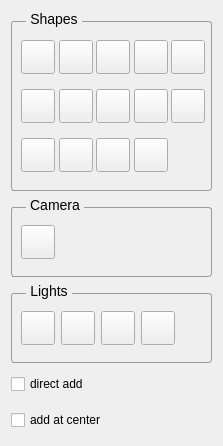
<?xml version="1.0" encoding="UTF-8"?>
<ui version="4.0">
 <class>FGEListAddMeshForm</class>
 <widget class="QWidget" name="FGEListAddMeshForm">
  <property name="geometry">
   <rect>
    <x>0</x>
    <y>0</y>
    <width>219</width>
    <height>442</height>
   </rect>
  </property>
  <property name="windowTitle">
   <string>Form</string>
  </property>
  <property name="styleSheet">
   <string notr="true">QGroupBox {
    border: 1px solid ;
	border-color: rgb(156, 156, 156);
    margin-top: 10px;
    font-size: 14px;
    border-radius: 3px;
}

QGroupBox::title {
	top:0px;
	left : 15px;
    subcontrol-origin: margin;
    subcontrol-position: top left;
    padding: 0px 2px;
}</string>
  </property>
  <layout class="QGridLayout" name="gridLayout_4">
   <item row="3" column="0">
    <widget class="QCheckBox" name="checkBox">
     <property name="minimumSize">
      <size>
       <width>0</width>
       <height>30</height>
      </size>
     </property>
     <property name="text">
      <string>direct add</string>
     </property>
    </widget>
   </item>
   <item row="4" column="0">
    <widget class="QCheckBox" name="checkBox_2">
     <property name="minimumSize">
      <size>
       <width>0</width>
       <height>30</height>
      </size>
     </property>
     <property name="text">
      <string>add at center</string>
     </property>
    </widget>
   </item>
   <item row="2" column="0">
    <widget class="QGroupBox" name="groupBox_2">
     <property name="minimumSize">
      <size>
       <width>201</width>
       <height>80</height>
      </size>
     </property>
     <property name="title">
      <string>Lights</string>
     </property>
     <layout class="QGridLayout" name="gridLayout_3">
      <item row="0" column="3">
       <widget class="QPushButton" name="pushButton_direct_add_fire">
        <property name="minimumSize">
         <size>
          <width>34</width>
          <height>34</height>
         </size>
        </property>
        <property name="maximumSize">
         <size>
          <width>34</width>
          <height>34</height>
         </size>
        </property>
        <property name="text">
         <string/>
        </property>
        <property name="icon">
         <iconset resource="../../icons.qrc">
          <normaloff>:/Icons/shapes/cylinder.png</normaloff>:/Icons/shapes/cylinder.png</iconset>
        </property>
        <property name="iconSize">
         <size>
          <width>28</width>
          <height>28</height>
         </size>
        </property>
       </widget>
      </item>
      <item row="0" column="0">
       <widget class="QPushButton" name="pushButton_direct_add_sun">
        <property name="minimumSize">
         <size>
          <width>34</width>
          <height>34</height>
         </size>
        </property>
        <property name="maximumSize">
         <size>
          <width>34</width>
          <height>34</height>
         </size>
        </property>
        <property name="text">
         <string/>
        </property>
        <property name="icon">
         <iconset resource="../../icons.qrc">
          <normaloff>:/Icons/shapes/cube.png</normaloff>:/Icons/shapes/cube.png</iconset>
        </property>
        <property name="iconSize">
         <size>
          <width>28</width>
          <height>28</height>
         </size>
        </property>
       </widget>
      </item>
      <item row="0" column="1">
       <widget class="QPushButton" name="pushButton_direct_add_lamp">
        <property name="minimumSize">
         <size>
          <width>34</width>
          <height>34</height>
         </size>
        </property>
        <property name="maximumSize">
         <size>
          <width>34</width>
          <height>34</height>
         </size>
        </property>
        <property name="text">
         <string/>
        </property>
        <property name="icon">
         <iconset resource="../../icons.qrc">
          <normaloff>:/Icons/shapes/cuboid.png</normaloff>:/Icons/shapes/cuboid.png</iconset>
        </property>
        <property name="iconSize">
         <size>
          <width>28</width>
          <height>28</height>
         </size>
        </property>
       </widget>
      </item>
      <item row="0" column="2">
       <widget class="QPushButton" name="pushButton_direct_add_lamp_hand">
        <property name="minimumSize">
         <size>
          <width>34</width>
          <height>34</height>
         </size>
        </property>
        <property name="maximumSize">
         <size>
          <width>34</width>
          <height>34</height>
         </size>
        </property>
        <property name="text">
         <string/>
        </property>
        <property name="icon">
         <iconset resource="../../icons.qrc">
          <normaloff>:/Icons/shapes/half-sphere.png</normaloff>:/Icons/shapes/half-sphere.png</iconset>
        </property>
        <property name="iconSize">
         <size>
          <width>28</width>
          <height>28</height>
         </size>
        </property>
       </widget>
      </item>
      <item row="0" column="4">
       <spacer name="horizontalSpacer_2">
        <property name="orientation">
         <enum>Qt::Horizontal</enum>
        </property>
        <property name="sizeHint" stdset="0">
         <size>
          <width>40</width>
          <height>20</height>
         </size>
        </property>
       </spacer>
      </item>
     </layout>
    </widget>
   </item>
   <item row="0" column="0">
    <widget class="QGroupBox" name="groupBox">
     <property name="minimumSize">
      <size>
       <width>201</width>
       <height>180</height>
      </size>
     </property>
     <property name="title">
      <string>Shapes</string>
     </property>
     <layout class="QGridLayout" name="gridLayout">
      <item row="0" column="0">
       <widget class="QPushButton" name="pushButton_direct_add_plan_mesh">
        <property name="minimumSize">
         <size>
          <width>34</width>
          <height>34</height>
         </size>
        </property>
        <property name="maximumSize">
         <size>
          <width>34</width>
          <height>34</height>
         </size>
        </property>
        <property name="text">
         <string/>
        </property>
        <property name="icon">
         <iconset resource="../../icons.qrc">
          <normaloff>:/Icons/shapes/plane.png</normaloff>:/Icons/shapes/plane.png</iconset>
        </property>
        <property name="iconSize">
         <size>
          <width>28</width>
          <height>28</height>
         </size>
        </property>
       </widget>
      </item>
      <item row="0" column="1">
       <widget class="QPushButton" name="pushButton_direct_add_circle_mesh">
        <property name="minimumSize">
         <size>
          <width>34</width>
          <height>34</height>
         </size>
        </property>
        <property name="maximumSize">
         <size>
          <width>34</width>
          <height>34</height>
         </size>
        </property>
        <property name="text">
         <string/>
        </property>
        <property name="icon">
         <iconset resource="../../icons.qrc">
          <normaloff>:/Icons/shapes/circle.png</normaloff>:/Icons/shapes/circle.png</iconset>
        </property>
        <property name="iconSize">
         <size>
          <width>28</width>
          <height>28</height>
         </size>
        </property>
       </widget>
      </item>
      <item row="0" column="2">
       <widget class="QPushButton" name="pushButton_2">
        <property name="minimumSize">
         <size>
          <width>34</width>
          <height>34</height>
         </size>
        </property>
        <property name="maximumSize">
         <size>
          <width>34</width>
          <height>34</height>
         </size>
        </property>
        <property name="text">
         <string/>
        </property>
        <property name="icon">
         <iconset resource="../../icons.qrc">
          <normaloff>:/Icons/shapes/cuboid.png</normaloff>:/Icons/shapes/cuboid.png</iconset>
        </property>
        <property name="iconSize">
         <size>
          <width>28</width>
          <height>28</height>
         </size>
        </property>
       </widget>
      </item>
      <item row="0" column="3">
       <widget class="QPushButton" name="new_sphere_mesh_pushButton">
        <property name="minimumSize">
         <size>
          <width>34</width>
          <height>34</height>
         </size>
        </property>
        <property name="maximumSize">
         <size>
          <width>34</width>
          <height>34</height>
         </size>
        </property>
        <property name="text">
         <string/>
        </property>
        <property name="icon">
         <iconset resource="../../icons.qrc">
          <normaloff>:/Icons/shapes/sphere.png</normaloff>:/Icons/shapes/sphere.png</iconset>
        </property>
        <property name="iconSize">
         <size>
          <width>28</width>
          <height>28</height>
         </size>
        </property>
       </widget>
      </item>
      <item row="0" column="4">
       <widget class="QPushButton" name="pushButton_11">
        <property name="minimumSize">
         <size>
          <width>34</width>
          <height>34</height>
         </size>
        </property>
        <property name="maximumSize">
         <size>
          <width>34</width>
          <height>34</height>
         </size>
        </property>
        <property name="text">
         <string/>
        </property>
        <property name="icon">
         <iconset resource="../../icons.qrc">
          <normaloff>:/Icons/shapes/buckyball.png</normaloff>:/Icons/shapes/buckyball.png</iconset>
        </property>
        <property name="iconSize">
         <size>
          <width>28</width>
          <height>28</height>
         </size>
        </property>
       </widget>
      </item>
      <item row="1" column="0">
       <widget class="QPushButton" name="pushButton_7">
        <property name="minimumSize">
         <size>
          <width>34</width>
          <height>34</height>
         </size>
        </property>
        <property name="maximumSize">
         <size>
          <width>34</width>
          <height>34</height>
         </size>
        </property>
        <property name="text">
         <string/>
        </property>
        <property name="icon">
         <iconset resource="../../icons.qrc">
          <normaloff>:/Icons/shapes/icosahedron.png</normaloff>:/Icons/shapes/icosahedron.png</iconset>
        </property>
        <property name="iconSize">
         <size>
          <width>28</width>
          <height>28</height>
         </size>
        </property>
       </widget>
      </item>
      <item row="1" column="1">
       <widget class="QPushButton" name="pushButton_4">
        <property name="minimumSize">
         <size>
          <width>34</width>
          <height>34</height>
         </size>
        </property>
        <property name="maximumSize">
         <size>
          <width>34</width>
          <height>34</height>
         </size>
        </property>
        <property name="text">
         <string/>
        </property>
        <property name="icon">
         <iconset resource="../../icons.qrc">
          <normaloff>:/Icons/shapes/half-sphere.png</normaloff>:/Icons/shapes/half-sphere.png</iconset>
        </property>
        <property name="iconSize">
         <size>
          <width>28</width>
          <height>28</height>
         </size>
        </property>
       </widget>
      </item>
      <item row="1" column="2">
       <widget class="QPushButton" name="pushButton_3">
        <property name="minimumSize">
         <size>
          <width>34</width>
          <height>34</height>
         </size>
        </property>
        <property name="maximumSize">
         <size>
          <width>34</width>
          <height>34</height>
         </size>
        </property>
        <property name="text">
         <string/>
        </property>
        <property name="icon">
         <iconset resource="../../icons.qrc">
          <normaloff>:/Icons/shapes/cylinder.png</normaloff>:/Icons/shapes/cylinder.png</iconset>
        </property>
        <property name="iconSize">
         <size>
          <width>28</width>
          <height>28</height>
         </size>
        </property>
       </widget>
      </item>
      <item row="1" column="3">
       <widget class="QPushButton" name="new_cylinder_mesh_pushButton">
        <property name="minimumSize">
         <size>
          <width>34</width>
          <height>34</height>
         </size>
        </property>
        <property name="maximumSize">
         <size>
          <width>34</width>
          <height>34</height>
         </size>
        </property>
        <property name="text">
         <string/>
        </property>
        <property name="icon">
         <iconset resource="../../icons.qrc">
          <normaloff>:/Icons/shapes/hexagonal prism.png</normaloff>:/Icons/shapes/hexagonal prism.png</iconset>
        </property>
        <property name="iconSize">
         <size>
          <width>28</width>
          <height>28</height>
         </size>
        </property>
       </widget>
      </item>
      <item row="1" column="4">
       <widget class="QPushButton" name="pushButton_6">
        <property name="minimumSize">
         <size>
          <width>34</width>
          <height>34</height>
         </size>
        </property>
        <property name="maximumSize">
         <size>
          <width>34</width>
          <height>34</height>
         </size>
        </property>
        <property name="text">
         <string/>
        </property>
        <property name="icon">
         <iconset resource="../../icons.qrc">
          <normaloff>:/Icons/shapes/hexagonal pyramid.png</normaloff>:/Icons/shapes/hexagonal pyramid.png</iconset>
        </property>
        <property name="iconSize">
         <size>
          <width>28</width>
          <height>28</height>
         </size>
        </property>
       </widget>
      </item>
      <item row="2" column="0">
       <widget class="QPushButton" name="pushButton_9">
        <property name="minimumSize">
         <size>
          <width>34</width>
          <height>34</height>
         </size>
        </property>
        <property name="maximumSize">
         <size>
          <width>34</width>
          <height>34</height>
         </size>
        </property>
        <property name="text">
         <string/>
        </property>
        <property name="icon">
         <iconset resource="../../icons.qrc">
          <normaloff>:/Icons/shapes/triangular prism.png</normaloff>:/Icons/shapes/triangular prism.png</iconset>
        </property>
        <property name="iconSize">
         <size>
          <width>28</width>
          <height>28</height>
         </size>
        </property>
       </widget>
      </item>
      <item row="2" column="1">
       <widget class="QPushButton" name="pushButton_10">
        <property name="minimumSize">
         <size>
          <width>34</width>
          <height>34</height>
         </size>
        </property>
        <property name="maximumSize">
         <size>
          <width>34</width>
          <height>34</height>
         </size>
        </property>
        <property name="text">
         <string/>
        </property>
        <property name="icon">
         <iconset resource="../../icons.qrc">
          <normaloff>:/Icons/shapes/torus.png</normaloff>:/Icons/shapes/torus.png</iconset>
        </property>
        <property name="iconSize">
         <size>
          <width>28</width>
          <height>28</height>
         </size>
        </property>
       </widget>
      </item>
      <item row="2" column="2">
       <widget class="QPushButton" name="pushButton_direct_add_cube_mesh">
        <property name="minimumSize">
         <size>
          <width>34</width>
          <height>34</height>
         </size>
        </property>
        <property name="maximumSize">
         <size>
          <width>34</width>
          <height>34</height>
         </size>
        </property>
        <property name="text">
         <string/>
        </property>
        <property name="icon">
         <iconset resource="../../icons.qrc">
          <normaloff>:/Icons/shapes/cube.png</normaloff>:/Icons/shapes/cube.png</iconset>
        </property>
        <property name="iconSize">
         <size>
          <width>28</width>
          <height>28</height>
         </size>
        </property>
       </widget>
      </item>
      <item row="2" column="3">
       <widget class="QPushButton" name="new_armature_pushButton">
        <property name="minimumSize">
         <size>
          <width>34</width>
          <height>34</height>
         </size>
        </property>
        <property name="maximumSize">
         <size>
          <width>34</width>
          <height>34</height>
         </size>
        </property>
        <property name="text">
         <string/>
        </property>
        <property name="icon">
         <iconset resource="../../icons.qrc">
          <normaloff>:/Icons/shapes/bone.png</normaloff>:/Icons/shapes/bone.png</iconset>
        </property>
        <property name="iconSize">
         <size>
          <width>28</width>
          <height>28</height>
         </size>
        </property>
       </widget>
      </item>
     </layout>
    </widget>
   </item>
   <item row="1" column="0">
    <widget class="QGroupBox" name="groupBox_3">
     <property name="minimumSize">
      <size>
       <width>0</width>
       <height>80</height>
      </size>
     </property>
     <property name="title">
      <string>Camera</string>
     </property>
     <layout class="QGridLayout" name="gridLayout_2">
      <item row="0" column="0">
       <widget class="QPushButton" name="pushButton_direct_add_camera">
        <property name="minimumSize">
         <size>
          <width>34</width>
          <height>34</height>
         </size>
        </property>
        <property name="maximumSize">
         <size>
          <width>34</width>
          <height>34</height>
         </size>
        </property>
        <property name="text">
         <string/>
        </property>
        <property name="icon">
         <iconset resource="../../icons.qrc">
          <normaloff>:/Icons/shapes/cube.png</normaloff>:/Icons/shapes/cube.png</iconset>
        </property>
        <property name="iconSize">
         <size>
          <width>28</width>
          <height>28</height>
         </size>
        </property>
       </widget>
      </item>
      <item row="0" column="1">
       <spacer name="horizontalSpacer">
        <property name="orientation">
         <enum>Qt::Horizontal</enum>
        </property>
        <property name="sizeHint" stdset="0">
         <size>
          <width>40</width>
          <height>20</height>
         </size>
        </property>
       </spacer>
      </item>
     </layout>
    </widget>
   </item>
  </layout>
 </widget>
 <resources>
  <include location="../../icons.qrc"/>
 </resources>
 <connections/>
</ui>
